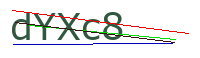
#> input picture captcha/test/resources/dyxc8.png, 200 x 58 px
$ python -i image_utils.py   (imports and definitions only)
#> lines starting #> are read from the running program, lines starting #| are printed output that depends on the picture; after the words box and inside, x2 and y2 are one past the last pixel; in counts of white or black regions, pixels touching at a corner belong together
#> further down, picture is the input picture: shape (58, 200, 3); mean B, G, R 230.3, 231.5, 230.8
import cv2
import numpy as np
import requests
from io import BytesIO
from PIL import Image


def download_image(url: str) -> Image:
    response = requests.get(url)
    image_bytes = BytesIO(response.content)
    return Image.open(image_bytes)

def preprocess_image(image: Image) -> Image:
    def kernel(*size):
        return np.ones(size, np.uint8)

    image_arr = np.asarray(image)

    _, image_arr = cv2.threshold(image_arr, 200, 255, cv2.THRESH_BINARY)
    image_arr = cv2.bitwise_not(image_arr)
    image_arr = cv2.resize(image_arr, (0, 0), fx=5, fy=5)
#> image_arr: shape (290, 1000, 3)
    image_arr = cv2.erode(image_arr, kernel(3, 3), iterations=6)
    image_arr = cv2.dilate(image_arr, kernel(3, 3), iterations=5)
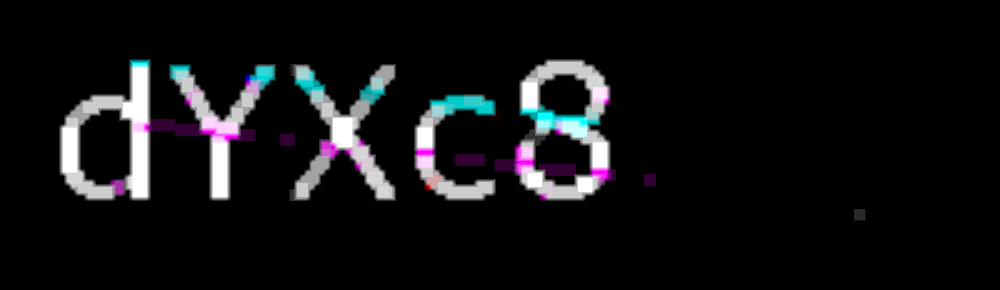
#> image_arr: shape (290, 1000, 3); mean B, G, R 18.9, 17.3, 17
    image_arr = cv2.bitwise_not(image_arr)
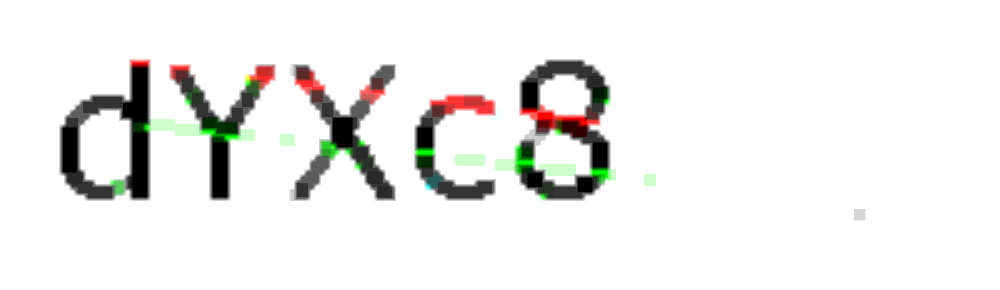
#> image_arr: shape (290, 1000, 3); mean B, G, R 236.1, 237.7, 238
    image_arr = cv2.resize(image_arr, (0, 0), fx=0.5, fy=0.5)
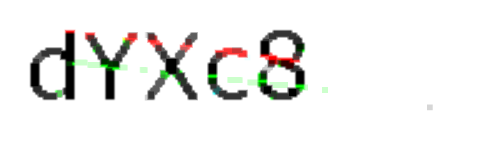
#> image_arr: shape (145, 500, 3); mean B, G, R 236.1, 237.7, 238

    _, image_arr = cv2.threshold(image_arr, 250, 255, cv2.THRESH_BINARY)
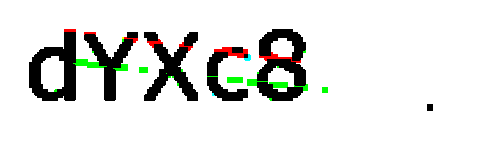
#> image_arr: shape (145, 500, 3); mean B, G, R 224.4, 227, 226
    image_arr = cv2.dilate(image_arr, kernel(8, 8), iterations=1)
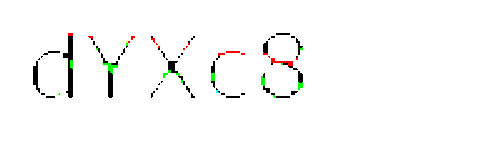
#> image_arr: shape (145, 500, 3); mean B, G, R 248.5, 249.5, 249.3

    height, width, _ = image_arr.shape
#> height = 145; width = 500
    for i in range(height):
        for j in range(width):
            if image_arr[i,j].sum() < 750:
                image_arr[i, j] = [0, 0, 0]
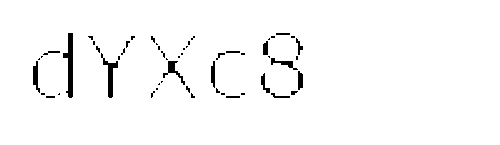
#> image_arr: shape (145, 500, 3); 97.5% white; 55 black regions (38 under 20 px), largest, box (x1, y1, x2, y2) and area: (63, 33, 73, 98) 352, (101, 53, 118, 98) 237, (163, 61, 185, 85) 148

    image_arr = cv2.erode(image_arr, kernel(5, 5), iterations=2)
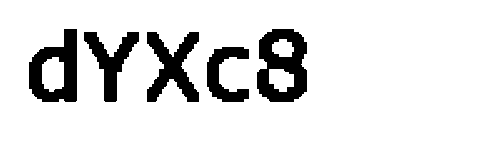
#> image_arr: shape (145, 500, 3); 87.7% white; 5 black regions, box (x1, y1, x2, y2) and area: (257, 29, 307, 102) 2354, (29, 29, 77, 102) 2020, (147, 32, 199, 102) 1879, (84, 32, 139, 102) 1474, (207, 47, 249, 102) 1193

    return Image.fromarray(image_arr)

>>> import cv2
>>> picture = cv2.imread('../test/resources/dyxc8.png')
>>> result = preprocess_image(picture)

$ run again, on captcha/test/resources/r6znt.png
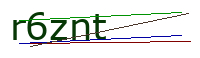
#> input picture captcha/test/resources/r6znt.png, 200 x 58 px
#> picture is the input picture: shape (58, 200, 3); mean B, G, R 228, 231.2, 228.1
#> after the loop in preprocess_image, `for i in range(height):`:
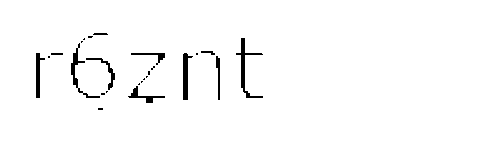
#> image_arr: shape (145, 500, 3); 97.7% white; 25 black regions (14 under 20 px), largest, box (x1, y1, x2, y2) and area: (236, 38, 263, 98) 306, (183, 53, 193, 100) 242, (71, 43, 100, 98) 237
#> in preprocess_image, `image_arr = cv2.erode(image_arr, kernel(5, 5), iterations=2)`:
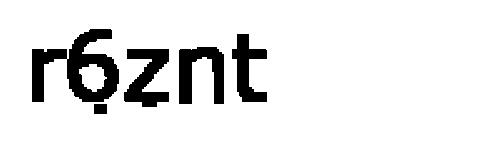
#> image_arr: shape (145, 500, 3); 89.8% white; 5 black regions, box (x1, y1, x2, y2) and area: (32, 29, 119, 102) 3045, (179, 47, 224, 104) 1534, (124, 49, 169, 107) 1484, (232, 34, 267, 102) 1210, (94, 104, 107, 114) 130

$ run again, on captcha/test/resources/x4pjs.png
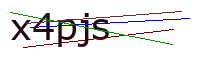
#> input picture captcha/test/resources/x4pjs.png, 200 x 58 px
#> picture is the input picture: shape (58, 200, 3); mean B, G, R 229.8, 228.1, 229.6
#> after the loop in preprocess_image, `for i in range(height):`:
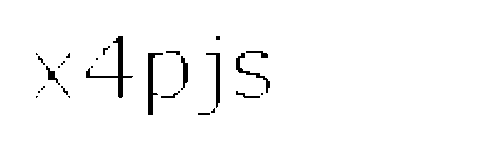
#> image_arr: shape (145, 500, 3); 97.5% white; 27 black regions (13 under 20 px), largest, box (x1, y1, x2, y2) and area: (86, 36, 133, 98) 432, (148, 53, 163, 115) 345, (206, 53, 220, 108) 229
#> in preprocess_image, `image_arr = cv2.erode(image_arr, kernel(5, 5), iterations=2)`:
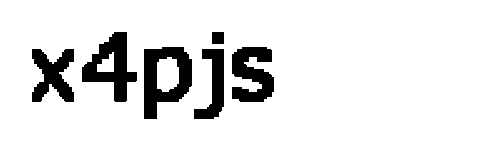
#> image_arr: shape (145, 500, 3); 89% white; 6 black regions, box (x1, y1, x2, y2) and area: (144, 47, 192, 119) 1996, (82, 32, 137, 102) 1782, (232, 47, 274, 102) 1590, (32, 49, 74, 102) 1350, (194, 49, 224, 119) 1082, (212, 32, 224, 44) 144
